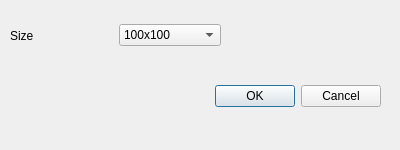
<?xml version="1.0" encoding="UTF-8"?>
<ui version="4.0">
 <class>NewSpriteDialog</class>
 <widget class="QDialog" name="NewSpriteDialog">
  <property name="geometry">
   <rect>
    <x>0</x>
    <y>0</y>
    <width>400</width>
    <height>150</height>
   </rect>
  </property>
  <property name="windowTitle">
   <string>Dialog</string>
  </property>
  <widget class="QDialogButtonBox" name="buttonBox">
   <property name="geometry">
    <rect>
     <x>40</x>
     <y>80</y>
     <width>341</width>
     <height>32</height>
    </rect>
   </property>
   <property name="orientation">
    <enum>Qt::Horizontal</enum>
   </property>
   <property name="standardButtons">
    <set>QDialogButtonBox::Cancel|QDialogButtonBox::Ok</set>
   </property>
  </widget>
  <widget class="QWidget" name="horizontalLayoutWidget">
   <property name="geometry">
    <rect>
     <x>10</x>
     <y>20</y>
     <width>211</width>
     <height>31</height>
    </rect>
   </property>
   <layout class="QHBoxLayout" name="horizontalLayout">
    <item>
     <widget class="QLabel" name="label_2">
      <property name="text">
       <string>Size</string>
      </property>
     </widget>
    </item>
    <item>
     <widget class="QComboBox" name="comboBox">
      <item>
       <property name="text">
        <string>100x100</string>
       </property>
      </item>
      <item>
       <property name="text">
        <string>200x200</string>
       </property>
      </item>
      <item>
       <property name="text">
        <string>300x300</string>
       </property>
      </item>
     </widget>
    </item>
   </layout>
  </widget>
 </widget>
 <resources/>
 <connections>
  <connection>
   <sender>buttonBox</sender>
   <signal>accepted()</signal>
   <receiver>NewSpriteDialog</receiver>
   <slot>accept()</slot>
   <hints>
    <hint type="sourcelabel">
     <x>248</x>
     <y>254</y>
    </hint>
    <hint type="destinationlabel">
     <x>157</x>
     <y>274</y>
    </hint>
   </hints>
  </connection>
  <connection>
   <sender>buttonBox</sender>
   <signal>rejected()</signal>
   <receiver>NewSpriteDialog</receiver>
   <slot>reject()</slot>
   <hints>
    <hint type="sourcelabel">
     <x>316</x>
     <y>260</y>
    </hint>
    <hint type="destinationlabel">
     <x>286</x>
     <y>274</y>
    </hint>
   </hints>
  </connection>
 </connections>
</ui>
